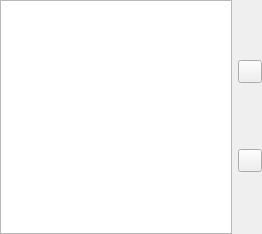
<ui version="4.0" >
 <class>EmoticonsOptionsClass</class>
 <widget class="QWidget" name="EmoticonsOptionsClass" >
  <property name="geometry" >
   <rect>
    <x>0</x>
    <y>0</y>
    <width>262</width>
    <height>234</height>
   </rect>
  </property>
  <layout class="QHBoxLayout" >
   <property name="margin" >
    <number>0</number>
   </property>
   <item>
    <widget class="QListWidget" name="lwtEmoticons" />
   </item>
   <item>
    <widget class="QWidget" native="1" name="wdtButtons" >
     <layout class="QVBoxLayout" >
      <property name="margin" >
       <number>0</number>
      </property>
      <item>
       <widget class="QToolButton" name="tbtUp" >
        <property name="text" >
         <string/>
        </property>
       </widget>
      </item>
      <item>
       <widget class="QToolButton" name="tbtDown" >
        <property name="text" >
         <string/>
        </property>
       </widget>
      </item>
     </layout>
    </widget>
   </item>
  </layout>
 </widget>
 <layoutdefault spacing="6" margin="11" />
 <resources/>
 <connections/>
</ui>
